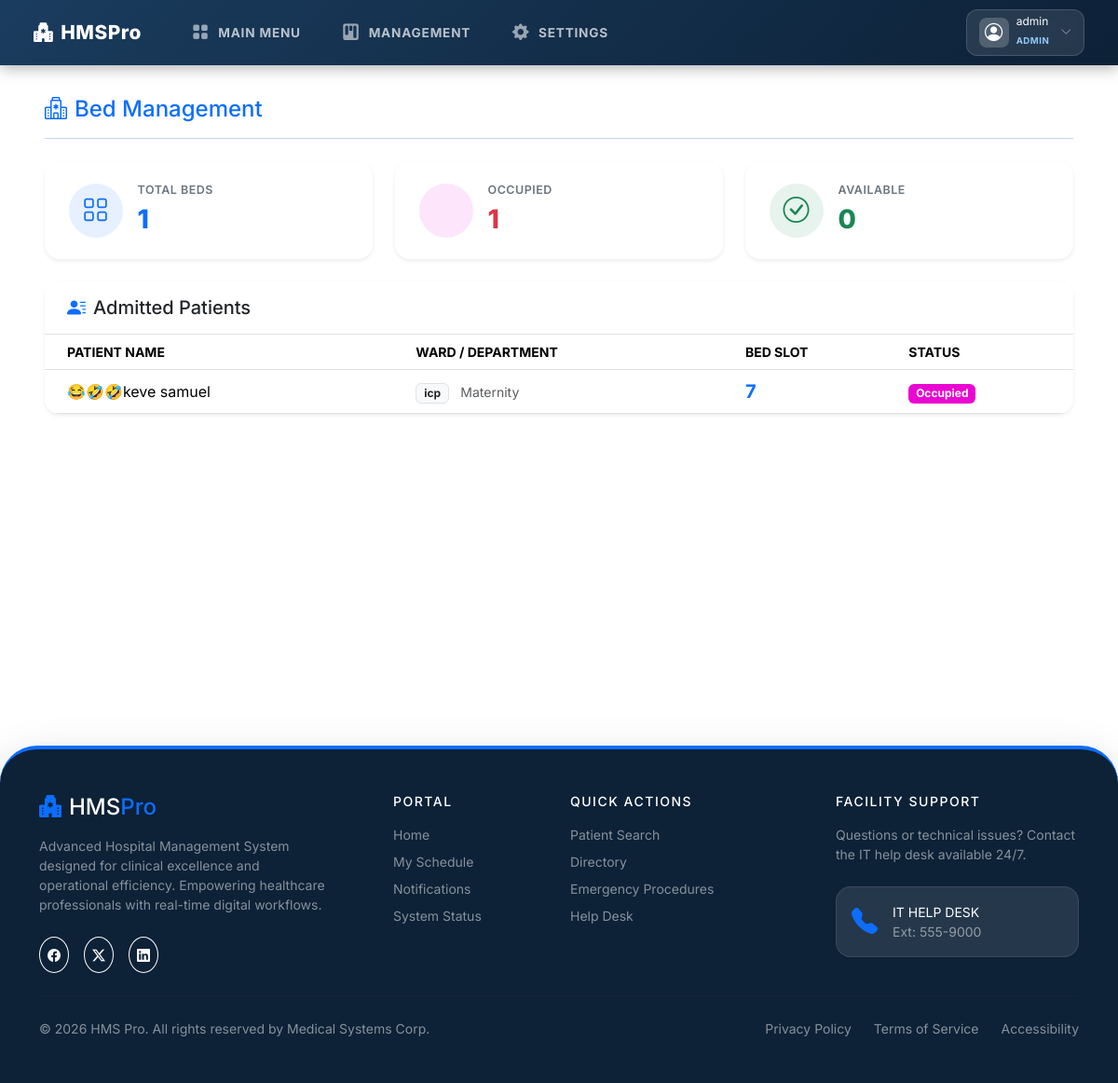
The page /beds/dashboard/ (signed in) on the database its author committed.
### accounts/models.py (models this page shows, shortened)
class CustomUser(AbstractUser):
    ROLE_CHOICES = [
        ('Doctor', 'Doctor'),
        ('Reception', 'Reception'),
        ('Lab', 'Laboratory Staff'),
        ('Pharmacy', 'Pharmacist'),
        ('Payments', 'Billing Staff'),
        ('Nurse', 'Nurse'),
        ('WardManager', 'Ward Manager'),
        ('Admin', 'Administrator'),
    ]
    email = models.EmailField(unique=True)
    first_name = models.CharField(max_length=50)
    last_name = models.CharField(max_length=50)
    role = models.CharField(max_length=20, choices=ROLE_CHOICES, verbose_name="Select Role")
    phone = models.CharField(max_length=15, blank=True, null=True)
    address = models.TextField(blank=True, null=True)
    is_on_duty = models.BooleanField(default=True)
    schedule = models.CharField(max_length=100, blank=True, null=True) # e.g. Mon-Fri 08:00-16:00
    created_at = models.DateTimeField(default=timezone.now, editable=False)
    updated_at = models.DateTimeField(auto_now=True)
    employee_id = models.CharField(max_length=20, blank=True, null=True)  # Staff ID
    department = models.CharField(max_length=50, blank=True, null=True)   # e.g., Cardiology, Pharmacy
    profile_photo = models.ImageField(upload_to='profile_photos/', blank=True, null=True)

### beds/models.py (models this page shows, shortened)
class Bed(models.Model):
    ward = models.ForeignKey(Ward, on_delete=models.CASCADE, related_name='beds')
    bed_number = models.CharField(max_length=20)
    is_occupied = models.BooleanField(default=False)
    current_patient = models.ForeignKey(
        'patients.Patient',
        on_delete=models.SET_NULL,
        null=True,
        blank=True,
        related_name='assigned_bed'
    )

class Ward(models.Model):
    name = models.CharField(max_length=100)
    ward_type = models.CharField(max_length=50, choices=[
        ('General', 'General'),
        ('ICU', 'ICU'),
        ('Pediatric', 'Pediatric'),
        ('Maternity', 'Maternity'),
        ('Surgical', 'Surgical'),
    ])
    capacity = models.PositiveIntegerField()
    manager = models.ForeignKey(
        settings.AUTH_USER_MODEL,
        on_delete=models.SET_NULL,
        null=True,
        blank=True,
        related_name='managed_wards',
        limit_choices_to={'role': 'WardManager'}
    )

### patients/models.py (models this page shows, shortened)
class Patient(models.Model):
    GENDER_CHOICES = [
        ('M', 'Male'),
        ('F', 'Female'),
        ('O', 'Other'),
    ]
    patient_id = models.CharField(max_length=20, unique=True, editable=False)
    first_name = models.CharField(max_length=100)
    last_name = models.CharField(max_length=100)
    date_of_birth = models.DateField()
    gender = models.CharField(max_length=1, choices=GENDER_CHOICES)
    phone = models.CharField(max_length=20)
    email = models.EmailField(blank=True, null=True)
    address = models.TextField()
    emergency_contact_name = models.CharField(max_length=200)
    emergency_contact_phone = models.CharField(max_length=20)
    INSURANCE_CHOICES = [
        ('None', 'No Insurance / Cash Pay'),
        ('RSSB-Mutuelle', 'RSSB / Mutuelle (Rwanda)'),
        ('RSSB-RAMA', 'RSSB / RAMA (Rwanda)'),
        ('MMI', 'MMI (Rwanda)'),
        ('Radiant', 'Radiant (Rwanda)'),
        ('Sanlam', 'Sanlam (Rwanda)'),
        ('UAP', 'UAP (Rwanda)'),
        ('Aetna', 'Aetna (International)'),
        ('Cigna', 'Cigna (International)'),
        ('Bupa', 'Bupa (International)'),
        ('Other', 'Other')
    ]
    insurance_provider = models.CharField(max_length=100, choices=INSURANCE_CHOICES, default='None')
    insurance_policy_number = models.CharField(max_length=100, blank=True, null=True)
    is_insurance_verified = models.BooleanField(default=False)
    verification_notes = models.TextField(blank=True, null=True)
    created_at = models.DateTimeField(auto_now_add=True)

### beds/views.py (the view)
        def wrapper(request, *args, **kwargs):
            if not request.user.is_authenticated:
                return redirect('login')
            if request.user.role not in role_names and not request.user.is_superuser:
                messages.error(request, f'Access denied. This area is for {role_names} staff only.')
                return redirect('redirect_dashboard')
            return view_func(request, *args, **kwargs)

### beds/views.py (called while the page is built)
def role_required(role_names):
    if isinstance(role_names, str):
        role_names = [role_names]
    def decorator(view_func):
        def wrapper(request, *args, **kwargs):
            if not request.user.is_authenticated:
                return redirect('login')
            if request.user.role not in role_names and not request.user.is_superuser:
                messages.error(request, f'Access denied. This area is for {role_names} staff only.')
                return redirect('redirect_dashboard')
            return view_func(request, *args, **kwargs)
        return wrapper
    return decorator

@login_required
@role_required('WardManager')
def dashboard(request):
    wards = Ward.objects.all()
    beds = Bed.objects.all()
    occupied_count = beds.filter(is_occupied=True).count()
    available_count = beds.filter(is_occupied=False).count()
    context = {
        'page_title': 'Bed Management',
        'role': 'WardManager',
        'user': request.user,
        'wards': wards,
        'beds': beds,
        'stats': {
            'total_beds': beds.count(),
            'occupied_beds': occupied_count,
            'available_beds': available_count,
        }
    }
    return render(request, 'beds/dashboard.html', context)

### templates/beds/dashboard.html (shortened to what this page needs)
{% extends 'base.html' %}
{% block content %}
<div class="d-flex align-items-center justify-content-between mb-4 pb-3 border-bottom border-primary border-opacity-25 mt-2">
  <h4 class="fw-800 text-primary mb-0"><i class="bi bi-hospital me-2"></i>Bed Management</h4>
</div>
<div class="row g-4 mb-4">
  <div class="col-md-4">
    <div class="stat-card shadow-sm border-0 bg-white">
      <div class="stat-icon bg-primary bg-opacity-10 text-primary"><i class="bi bi-grid fs-3"></i></div>
      <div>
        <div class="stat-label">Total Beds</div>
        <div class="stat-value text-primary fs-3">{{ stats.total_beds }}</div>
      </div>
    </div>
  </div>
  <div class="col-md-4">
    <div class="stat-card shadow-sm border-0 bg-white">
      <div class="stat-icon" style="background:rgba(233,8,210,0.1); color:#e908d2;"></div>
      <div>
        <div class="stat-label">Occupied</div>
        <div class="stat-value text-danger fs-3">{{ stats.occupied_beds }}</div>
      </div>
    </div>
  </div>
  <div class="col-md-4">
    <div class="stat-card shadow-sm border-0 bg-white">
      <div class="stat-icon bg-success bg-opacity-10 text-success"><i class="bi bi-check-circle fs-3"></i></div>
      <div>
        <div class="stat-label">Available</div>
        <div class="stat-value text-success fs-3">{{ stats.available_beds }}</div>
      </div>
    </div>
  </div>
</div>
<div class="hms-card border-0 shadow-sm mb-4">
  <div class="card-header bg-white py-3 border-bottom">
    <h5 class="fw-800 text-dark mb-0"><i class="bi bi-person-lines-fill me-2 text-primary"></i>Admitted Patients</h5>
  </div>
  <div class="card-body p-0">
    <div class="table-responsive">
      <table class="table table-hover align-middle mb-0">
        <thead class="bg-light">
          <tr class="small text-muted fw-700">
            <th class="ps-4">PATIENT NAME</th>
            <th>WARD / DEPARTMENT</th>
            <th>BED SLOT</th>
            <th>STATUS</th>
          </tr>
        </thead>
        <tbody>
          {% for bed in beds %}
          {% if bed.is_occupied %}
          <tr>
            <td class="ps-4 fw-800">{{ bed.current_patient.first_name }} {{ bed.current_patient.last_name }}</td>
            <td><span class="badge bg-light text-dark border">{{ bed.ward.name }}</span> <small class="text-muted ms-2">{{ bed.ward.ward_type }}</small></td>
            <td class="fw-bold fs-5 text-primary">{{ bed.bed_number }}</td>
            <td><span class="badge" style="background-color: #e908d2;">Occupied</span></td>
          </tr>
          {% endif %}
          {% empty %}
          <tr><td colspan="4" class="text-center py-5 text-muted"><div class="opacity-25 mb-3"><i class="bi bi-slash-circle fs-1"></i></div><div class="h6 fw-800">No Beds Found</div></td></tr>
          {% endfor %}
        </tbody>
      </table>
    </div>
  </div>
</div>
{% endblock %}

### templates/base.html (shortened to what this page needs)
<!DOCTYPE html>
<html lang="en">
<head>
  <link rel="stylesheet" href="https://cdn.jsdelivr.net/npm/bootstrap@5.3.3/dist/css/bootstrap.min.css">
  <link rel="stylesheet" href="https://cdn.jsdelivr.net/npm/bootstrap-icons@1.11.3/font/bootstrap-icons.min.css">
</head>
<body class="{% block body_class %}{% endblock %}">
<nav class="navbar hms-navbar fixed-top">
  <div class="container-fluid d-flex align-items-center justify-content-between">
    <div class="d-flex align-items-center">
      <a class="navbar-brand" href="{% url 'home' %}">
        <i class="bi bi-hospital-fill me-2"></i>HMS<span>Pro</span>
      </a>
      {% include 'includes/nav_links.html' %}
    </div>
    <div class="d-flex align-items-center gap-2">
      {% if user.is_authenticated %}
        <div class="dropdown">
          <button class="profile-angle-btn d-flex align-items-center gap-2" data-bs-toggle="dropdown">
            <div class="profile-avatar">
              <i class="bi bi-person-circle"></i>
            </div>
            <div class="profile-info d-none d-sm-block text-start">
              <span class="d-block fw-800 text-white lh-1" style="font-size: 0.75rem;">{{ user.get_full_name|default:user.username }}</span>
              <span class="badge-role-mini">{{ user.role|default:"Staff" }}</span>
            </div>
            <i class="bi bi-chevron-down text-white fs-xs opacity-50 ms-1"></i>
          </button>
        </div>
      {% else %}
        <a href="{% url 'login' %}" class="btn btn-sm btn-primary fw-700 px-3 rounded-pill">
          <i class="bi bi-lock-fill me-1"></i>Secure Login
        </a>
      {% endif %}
    </div>
  </div>
</nav>
<div class="hms-main" style="margin-top:60px;">
  {% block content %}{% endblock %}
</div>
{% include 'footer.html' %}
</body>
</html>

### templates/base.html (style rules this page uses)
:root { --hms-primary: #1a3c5e; --hms-accent: #2196f3; --hms-light-bg: #ffffff; --sidebar-w: 260px; }
* { font-family: 'Inter', sans-serif; }
body { background: var(--hms-light-bg); min-height: 100vh; }
.hms-navbar { background: linear-gradient(135deg, var(--hms-primary) 0%, #0d2137 100%); box-shadow: 0 2px 16px rgba(0,0,0,.35); padding: .6rem 1.5rem; }
.hms-navbar .navbar-brand { font-weight: 800; font-size: 1.3rem; color: #fff !important; letter-spacing: .5px; }
.hms-navbar .navbar-brand span { color: var(--hms-teal); }
.hms-main { padding: 2.2rem 3rem; min-height: calc(100vh - 60px); transition: all 0.3s ease; }
.stat-card { border: none; border-radius: 16px; padding: 1.4rem 1.6rem; display: flex; align-items: center; gap: 1rem; box-shadow: 0 2px 16px rgba(0,0,0,.06); transition: transform .2s, box-shadow .2s; background: #fff; }
.stat-icon { width: 58px; height: 58px; border-radius: 50%; display: flex; align-items: center; justify-content: center; font-size: 1.5rem; flex-shrink: 0; }
.stat-card .stat-label { font-size: .78rem; color: #6c757d; font-weight: 600; text-transform: uppercase; letter-spacing: .5px; }
.stat-card .stat-value { font-size: 1.9rem; font-weight: 800; color: #1a3c5e; margin: 0; }
.hms-card { border: none; border-radius: 16px; box-shadow: 0 2px 16px rgba(0,0,0,.06); background: #fff; overflow: hidden; }
.hms-card .card-header { background: #fff; border-bottom: 2px solid var(--hms-light-bg); padding: 1.1rem 1.5rem; font-weight: 700; color: var(--hms-primary); font-size: .95rem; }
.hms-card .card-body { padding: 1.3rem 1.5rem; }
.profile-angle-btn { background: rgba(255, 255, 255, 0.1); border: 1px solid rgba(255, 255, 255, 0.15); border-radius: 12px; padding: 0.4rem 0.8rem; transition: all 0.25s ease; backdrop-filter: blur(5px); }
.profile-avatar { width: 32px; height: 32px; background: rgba(255, 255, 255, 0.2); border-radius: 8px; display: flex; align-items: center; justify-content: center; color: #fff; font-size: 1.2rem; }
.badge-role-mini { font-size: 0.6rem; font-weight: 700; color: #90caf9; text-transform: uppercase; letter-spacing: 0.5px; }
.fs-xs { font-size: 0.75rem; }

### rows shown on the page
CustomUser: get_full_name "admin", role "ADMIN"
Bed: current_patient.first_name "😂🤣🤣keve", current_patient.last_name "samuel", ward.name "icp", ward.ward_type "Maternity", bed_number "7"

### other values the page prints
{{ stats.total_beds }} "1"
{{ stats.occupied_beds }} "1"
{{ stats.available_beds }} "0"
